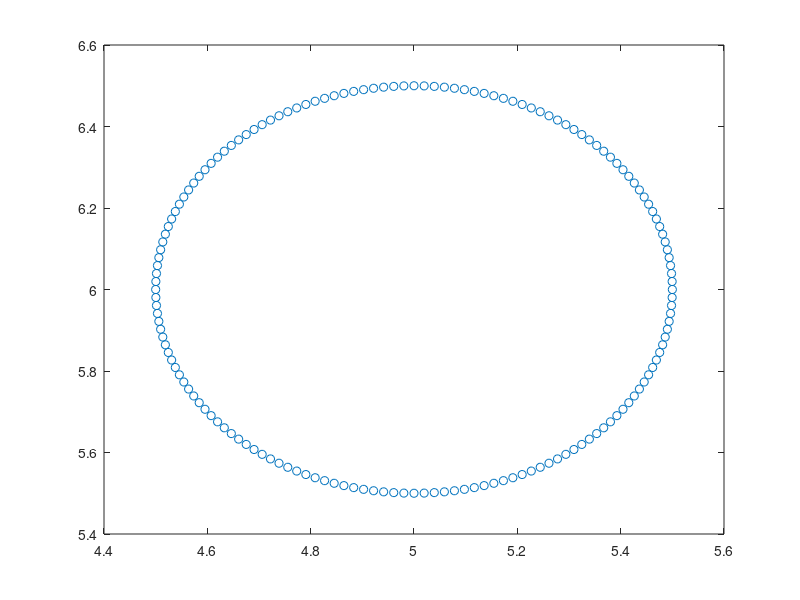

This chart was generated by the following MATLAB code: (Note: this script raises an error after producing the figure.)
clear all
clc

%%%%%%%%%%%%%%%%%    grid   %%%%%%%%%%%%%%%%%%%%%         %%%% generic %%%%%
elementsx = 481;
elementsy = 289;
X = 20; %1.456832121;
Y = 12; %1.160353588;

dx = X/(elementsx-1);
dy = Y/(elementsy-1);
delta = (dx^2 + dy^2)^0.5;
[grid(:,:,1),grid(:,:,2)] = meshgrid(0:dx:X, 0:dy:Y);  %%%%%%   upside-down Y coordinate
grid(:,:,3) = 0;        %%%%%% 3rd dimensions: X coord, Y coord, epsilon
%plot(grid(:,:,1),grid(:,:,2),'o')

%%%%%%%%%%%%%%%%   geometry    %%%%%%%%%%%%%%%%%%%%%
%%%%%%%%%%%   Geometry for Circle %%%%%%%%
R = 0.5;
h = 5; k = 6;
N = 160;

Geometry = zeros(N,6);
for i = 0:N
    Geometry(i+1,1) = h + R*cos(i*2*pi/N);% - pi/N);
    Geometry(i+1,2) = k - R*sin(i*2*pi/N);% - pi/N);
end
%%%%%%%%%%%%%%%%%%%%%%%%%%%%%%%%%%%%%%%%%%
% Geometry = textread('NACA651510.dat');
Geometry=unique(Geometry,'rows','stable');
N = length(Geometry);
plot(Geometry(:,1),Geometry(:,2),'o')
hold on;

%%%%%%%%%%%%%%%%%   identify boundary grid points    %%%%%%%%%%%%%%%%      %%%% generic %%%%%

for i = 1:N
    [flag,Geometry(i,3),Geometry(i,4),Geometry(i,5),Geometry(i,6),grid] =...
        incell(Geometry(i,1),Geometry(i,2),dx,dy,grid);
end

boundary_address = find(ismember(grid(:,:,3),0.5));        % finding positions of boundary points
boundary = grid(boundary_address(:));
boundary(:,2) = grid(boundary_address(:)+elementsx*elementsy);
plot(grid(boundary_address(:)),grid(boundary_address(:)+elementsx*elementsy), '+', 'Color','g')

%%%%%%%%%%%%%%%   identifying those points inside boundary   %%%%%%%%%%%%%
%%%%%%%%%%%%   generic    %%%%%%%55

in = inpoly(boundary,Geometry(:,1:2));
in_address = find(ismember(in,1));
plot(boundary(in_address(:),1),boundary(in_address(:),2),'x','Color','r')

%%%%%%%%%%%%%%   closest point %%%%%%%     %%%%% can be made faster  %%%%
% p = 1; % variable just to plot
for i = 1:length(in_address)
    for j = 1:N
        dist = ((Geometry(j,1)-boundary(in_address(i),1))^2 + (Geometry(j,2)-boundary(in_address(i),2))^2)^0.5;
        if j == 1
            distmin = dist;
            boundary(in_address(i),3) = 1;    % marking point having no equvidistant points
            boundary(in_address(i),4) = j;    % storing index in "Circle" of closest point
            continue
        end
        if dist < distmin
            distmin = dist;
            boundary(in_address(i),3) = 1;    % marking point having no equvidistant points
            boundary(in_address(i),4) = j;    % storing index in "Circle" of closest point
        elseif dist == distmin
            boundary(in_address(i),3) = boundary(in_address(i),3) + 1;
            boundary(in_address(i),3+boundary(in_address(i),3)) = j;    % storing index in "Circle" of closest point
        end
    end
end

for i = 1:length(in_address)
    k = boundary(in_address(i),3);
    for j = 3+1:3+k
    plot(Geometry(boundary(in_address(i),j),1),Geometry(boundary(in_address(i),j),2),'x','Color','r')
    end
end
%%%%%%%%%   finding reflection of point about boundary at closest points    %%%%
%%%%% generic %%%%%
points = zeros(length(in_address),7);
for i = 1:length(in_address)
    k = boundary(in_address(i),3);
    k1 = boundary(in_address(i),4);
    kp1 = k1 + 1;
    km1 = k1 - 1;
    if k1 == 1
        km1 = N;
        kp1 = k1 + 1;
    elseif k1 == N
        kp1 = 1;
        km1 = k1 - 1;
    end
    % first calc tangent of slope
    x0 = boundary(in_address(i),1);   % simplifying 
    y0 = boundary(in_address(i),2);
    overlap = 0;
    if k == 1
        xdiff = Geometry(kp1,1)-Geometry(km1,1);
        ydiff = Geometry(kp1,2)-Geometry(km1,2);
        px = Geometry(k1,1);
        py = Geometry(k1,2);
    elseif mod(k,2) == 0   %%% j-1 point is found
        px1 = Geometry(boundary(in_address(i),3+0.5*k),1);
        py1 = Geometry(boundary(in_address(i),3+0.5*k),2);
        px2 = Geometry(boundary(in_address(i),4+0.5*k),1);
        py2 = Geometry(boundary(in_address(i),4+0.5*k),2);
        xdiff = px1-px2;
        ydiff = py1-py2;
        px = (px1 + px2)/2;
        py = (py1 + py2)/2; 
    else
        xdiff = Geometry(boundary(in_address(i),3+floor(0.5*k)),1)...
            -Geometry(boundary(in_address(i),5+floor(0.5*k)),1);
        ydiff = Geometry(boundary(in_address(i),3+floor(0.5*k)),2)...
            -Geometry(boundary(in_address(i),5+floor(0.5*k)),2);     
        px = Geometry(boundary(in_address(i),4+floor(0.5*k)),1);
        py = Geometry(boundary(in_address(i),4+floor(0.5*k)),2);
    end
    
    % slope of line ------ determining surface and interpolant points
    if and(xdiff ~=0,ydiff ~= 0)
        m = ydiff/xdiff;
        m2 = -1/m;
        % calc which side
        syms x y
        eqn1 = m*x - y == m*px - py;
        eqn2 = m2*x - y == m2*x0 - y0;
        [y1, x1] = solve([eqn1, eqn2], y, x);
        if m*x0 - y0 + py - m*px > 0
            syms x y
            eqn1 = m*x - y == m*px - py - delta*(((m^2) +1)^0.5);
            [y2, x2] = solve([eqn1, eqn2], y, x);
        elseif m*x0 - y0 + py - m*px < 0
            syms x y
            eqn1 = m*x - y == m*px - py + delta*(((m^2) +1)^0.5);
            [y2, x2] = solve([eqn1, eqn2], y, x);
        else
            x2 = x0;
            y2 = y0;
            overlap = 1;  %overlap
        end        
    elseif xdiff ==0
        m2 = 0;
        y1 = y0;
        x1 = px;
        y2 = y0;
        if px > x0            
            x2 = px + delta;
        elseif px < x0
            x2 = px - delta;
        else
            x2 = x0;
            overlap = 1;   %overlap
        end
    elseif ydiff ==0
        m = 0;
        x1 = x0;
        y1 = py;
        x2 = x0;
        if py > y0
            y2 = py + delta;
        elseif py < y0
            y2 = py - delta;
        else
            y2 = y0;
            overlap = 1;    %overlap
        end
    end
    %%%% checking gird point along perpendicular
    if overlap == 0        
        if m2 == 0
            if mod(y2,dy) == 0
                if x2 > x1
                    p1 = ceil(x1/dx);
                    if grid(1,p1+1,1) < x2
                        x2 = grid(1,p1+1,1);
                        overlap = 2;
                    end
                else
                    p1 = floor(x1/dx);
                    if grid(1,p1+1,1) > x2
                        x2 = grid(1,p1+1,1);
                        overlap = 2;
                    end
                end
            end
        elseif m == 0
            if mod(x2,dx) == 0
                if y2 > y1
                    q1 = ceil(y1/dy);
                    if grid(q1+1,1,2) < y2
                        y2 = grid(q1+1,1,2);
                        overlap = 2;
                    end
                else
                    q1 = floor(y1/dy);
                    if grid(q1+1,1,2) > y2
                        y2 = grid(q1+1,1,2);
                        overlap = 2;
                    end
                end
            end
        elseif m2 > 0            
            if x2 > x1                
                p1 = ceil(x1/dx);
                q1 = ceil(y1/dy);
                if and(grid(1,p1+1,1) < x2, grid(q1+1,1,2) < y2)                    
                    %check if lies on line
                    if ((grid(q1+1,1,2)-y1)/(grid(1,p1+1,1)-x1) == (y2-y1)/(x2-x1))                        
                        x2 = grid(1,p1+1,1);
                        y2 = grid(q1+1,1,2);
                        overlap = 2;
                    end
                end
            else
                p1 = floor(x1/dx);
                q1 = floor(y1/dy);
                if and(grid(1,p1+1,1) > x2, grid(q1+1,1,2) > y2)
                    %check if lies on line
                    if ((grid(q1+1,1,2)-y1)/(grid(1,p1+1,1)-x1) == (y2-y1)/(x2-x1))
                        x2 = grid(1,p1+1,1);
                        y2 = grid(q1+1,1,2);
                        overlap = 2;
                    end
                end
            end
        elseif m2 < 0
            if x2 < x1
                p1 = floor(x1/dx);
                q1 = ceil(y1/dy);
                if and(grid(1,p1+1,1) > x2, grid(q1+1,1,2) < y2)
                    %check if lies on line
                    if ((grid(q1+1,1,2)-y1)/(grid(1,p1+1,1)-x1) == (y2-y1)/(x2-x1))
                        x2 = grid(1,p1+1,1);
                        y2 = grid(q1+1,1,2);
                        overlap = 2;
                    end
                end                
            else
                p1 = ceil(x1/dx);
                q1 = floor(y1/dy);
                if and(grid(1,p1+1,1) < x2, grid(q1+1,1,2) > y2)
                    %check if lies on line
                    if ((grid(q1+1,1,2)-y1)/(grid(1,p1+1,1)-x1) == (y2-y1)/(x2-x1))
                        x2 = grid(1,p1+1,1);
                        y2 = grid(q1+1,1,2);
                        overlap = 2;
                    end
                end
            end
        end
    end
    points(i,:) = [x0 y0 x1 y1 x2 y2 overlap];
end
%%%%%% deleting overlapping points
short_points = find(ismember(points(:,7),2));
exact_points = find(ismember(points(:,7),1));
if isempty(exact_points) == 1
    %%%%%%%%%%%%%% insert checking for line overlap of band-boundary-forcing
    %%%%%%%%%%%%%% point and a grid point
    points(exact_points(:),3:4)=zeros(length(exact_points),2);
    l = 1;
    for i = 1:length(exact_points)
        [tf, found1] = ismemberf(points(exact_points(i),1:2),points(:,3:4),'row','tol',tolerance2);
        for j = 1:length(found1)
            if found1(j) <= length(points)
                found(l) = found1(j);
                l = l+1;
           end
        end
    end
    if l ~= 1
        found=unique(found);
        points(found(:),:)=[];
    end
end
plot(points(:,3), points(:,4), '+', 'Color', 'k');
plot(points(:,5), points(:,6), '*', 'Color', 'm');